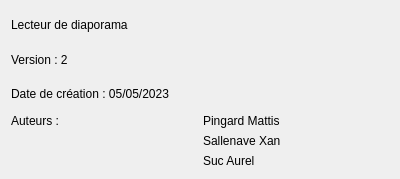
<?xml version="1.0" encoding="UTF-8"?>
<ui version="4.0">
 <class>aPropos</class>
 <widget class="QDialog" name="aPropos">
  <property name="geometry">
   <rect>
    <x>0</x>
    <y>0</y>
    <width>400</width>
    <height>179</height>
   </rect>
  </property>
  <property name="windowTitle">
   <string>A propos de</string>
  </property>
  <layout class="QVBoxLayout" name="verticalLayout">
   <item>
    <widget class="QLabel" name="label">
     <property name="text">
      <string>Lecteur de diaporama</string>
     </property>
    </widget>
   </item>
   <item>
    <widget class="QLabel" name="label_4">
     <property name="text">
      <string>Version : 2</string>
     </property>
    </widget>
   </item>
   <item>
    <widget class="QLabel" name="label_3">
     <property name="text">
      <string>Date de création : 05/05/2023</string>
     </property>
    </widget>
   </item>
   <item>
    <layout class="QGridLayout" name="gridLayout">
     <item row="0" column="0">
      <widget class="QLabel" name="label_2">
       <property name="text">
        <string>Auteurs :</string>
       </property>
      </widget>
     </item>
     <item row="1" column="1">
      <widget class="QLabel" name="label_6">
       <property name="text">
        <string>Sallenave Xan</string>
       </property>
      </widget>
     </item>
     <item row="0" column="1">
      <widget class="QLabel" name="label_5">
       <property name="text">
        <string>Pingard Mattis</string>
       </property>
      </widget>
     </item>
     <item row="2" column="1">
      <widget class="QLabel" name="label_7">
       <property name="text">
        <string>Suc Aurel</string>
       </property>
      </widget>
     </item>
    </layout>
   </item>
  </layout>
 </widget>
 <resources/>
 <connections/>
</ui>
